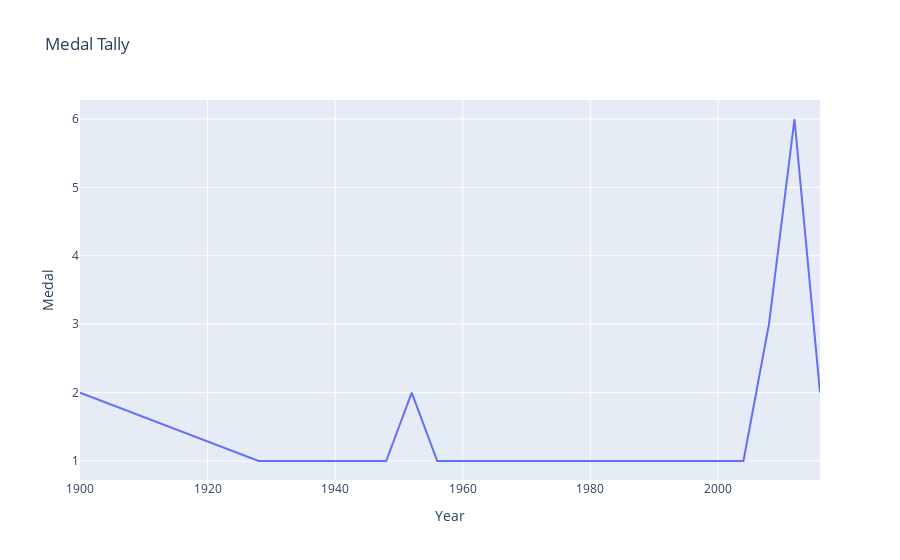

The notebook cell this image was saved under:
### Code cell
fig = px.line(country_data, x="Year", y="Medal", title='Medal Tally')
fig.show()

### Figure 1 — Plotly figure (JSON) as saved in the notebook; plotly's stock layout.template omitted (floating-point values rounded to 4 significant figures)
{"data": [{"hovertemplate": "Year=%{x}<br>Medal=%{y}<extra></extra>", "legendgroup": "", "line": {"color": "#636efa", "dash": "solid"}, "marker": {"symbol": "circle"}, "mode": "lines", "name": "", "orientation": "v", "showlegend": false, "type": "scatter", "x": [1900, 1928, 1932, 1936, 1948, 1952, 1956, 1960, 1964, 1968, 1972, 1980, 1996, 2000, 2004, 2008, 2012, 2016], "xaxis": "x", "y": [2, 1, 1, 1, 1, 2, 1, 1, 1, 1, 1, 1, 1, 1, 1, 3, 6, 2], "yaxis": "y"}], "layout": {"legend": {"tracegroupgap": 0}, "title": {"text": "Medal Tally"}, "xaxis": {"anchor": "y", "domain": [0, 1], "title": {"text": "Year"}}, "yaxis": {"anchor": "x", "domain": [0, 1], "title": {"text": "Medal"}}}}
